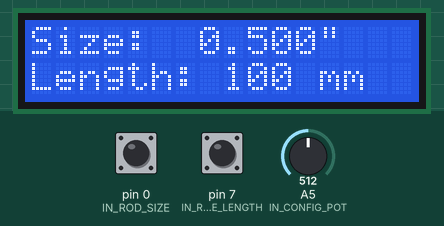
Bench run of a sketch on a simulated Arduino Uno, built with avr-gcc and run on an emulated ATmega328P. Shown: 16×2 character LCD. The test bench sets the inputs (shaded band); at power-on: pin 0 (IN_ROD_SIZE) HIGH, pin 7 (IN_ROD_EXTRUDE_LENGTH) HIGH, A5 (IN_CONFIG_POT) = 512.

Above: at 1.2 s.
1.3 s: pin 0 (IN_ROD_SIZE) pulled LOW for 0.15 s
At 2.5 s:
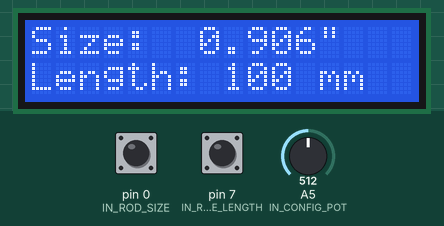
2.9 s: pin 7 (IN_ROD_EXTRUDE_LENGTH) pulled LOW for 0.15 s
At 3.7 s:
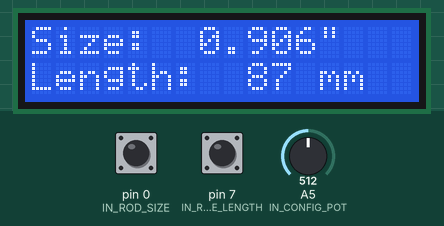
4.5 s: pin 0 (IN_ROD_SIZE) driven LOW and pin 7 (IN_ROD_EXTRUDE_LENGTH) driven LOW
7.5 s: pin 0 (IN_ROD_SIZE) driven HIGH
10.5 s: A5 (IN_CONFIG_POT) set to 716
At 11.0 s:
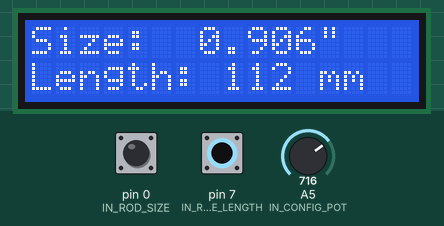
13.5 s: A5 (IN_CONFIG_POT) set to 511
At 14.2 s:
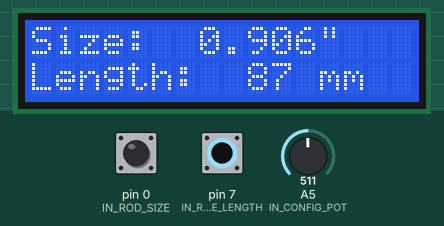
Timing chart, 0 to 16.5 s (numbered marks = the images above; inputs shaded):
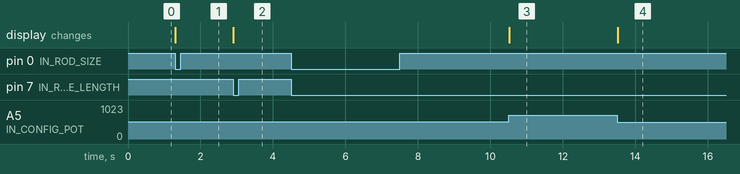

The sketch:

Config.ino
```cpp
#define IN_ROD_SIZE 0
#define IN_ROD_EXTRUDE_LENGTH 7
#define IN_CONFIG_POT 5	//	Analog


#define MIN_EXTRUDE_LENGTH 25
#define MAX_EXTRUDE_LENGTH 150
#define MIN_ROD_SIZE 312
#define MAX_ROD_SIZE 1500


#include <LiquidCrystal.h>

LiquidCrystal lcd(1, 6, 5, 4, 3, 2);

int rodSize = 500;
int extrudeLength = 100;

int lastPotVal;

void setup() {
	pinMode(IN_ROD_SIZE, INPUT);
	digitalWrite(IN_ROD_SIZE, true);
	pinMode(IN_ROD_EXTRUDE_LENGTH, INPUT);
	digitalWrite(IN_ROD_EXTRUDE_LENGTH, true);

	lcd.begin(16, 2);
	DisplaySettings();

	lastPotVal = analogRead(IN_CONFIG_POT);
}

void loop() {
	if (!digitalRead(IN_ROD_SIZE)) {
		int curPot = analogRead(IN_CONFIG_POT);
		/*int diff = curPot - lastPotVal;

		rodSize += diff;
		rodSize = constrain(rodSize, MIN_ROD_SIZE, MAX_ROD_SIZE);*/
		rodSize = map(curPot, 0, 1023, MIN_ROD_SIZE, MAX_ROD_SIZE);
		DisplaySettings();
	} else if (!digitalRead(IN_ROD_EXTRUDE_LENGTH)) {
		int curPot = analogRead(IN_CONFIG_POT);
		/*int diff = curPot - lastPotVal;

		extrudeLength += diff;
		extrudeLength = constrain(extrudeLength, MIN_EXTRUDE_LENGTH, MAX_EXTRUDE_LENGTH);*/
		extrudeLength = map(curPot, 0, 1023, MIN_EXTRUDE_LENGTH, MAX_EXTRUDE_LENGTH);
		DisplaySettings();
	}

	lastPotVal = analogRead(IN_CONFIG_POT);
}

void DisplaySettings() {
	lcd.clear();
	char buffer [16];
	snprintf(buffer, 16, "Size: %2d.%3d\"", rodSize/1000, rodSize%1000);

	lcd.print(buffer);
	lcd.setCursor(0, 1);
	snprintf(buffer, 16, "Length: %3d mm", extrudeLength);
	lcd.print(buffer);
}
```

Measured:
- after the input at 1.3 s, the display: changes at once (image 1)
- after the input at 2.9 s, the display: changes at once (image 2)
- after the input at 4.5 s, every drawn part: stays the same
- after the input at 7.5 s, every drawn part: stays the same
- after the input at 10.5 s, the display: changes at once (image 3)
- after the input at 13.5 s, the display: changes at once (image 4)
